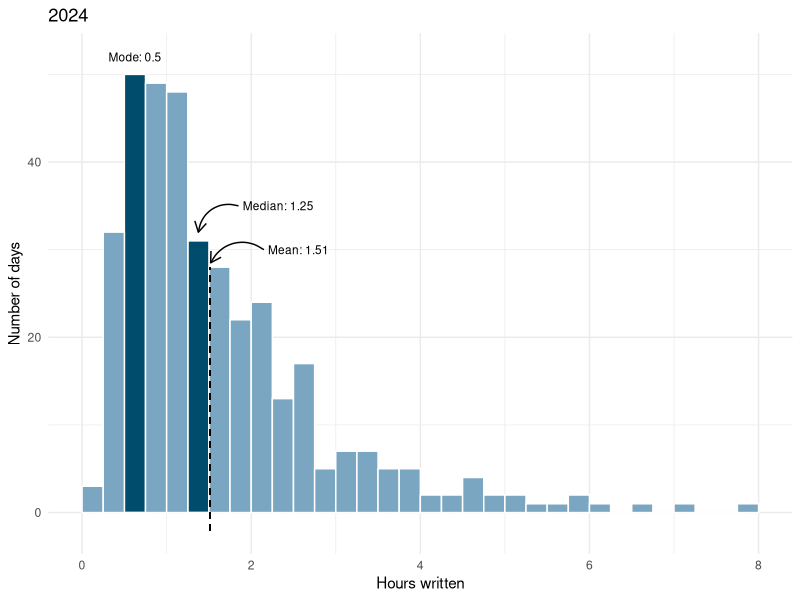
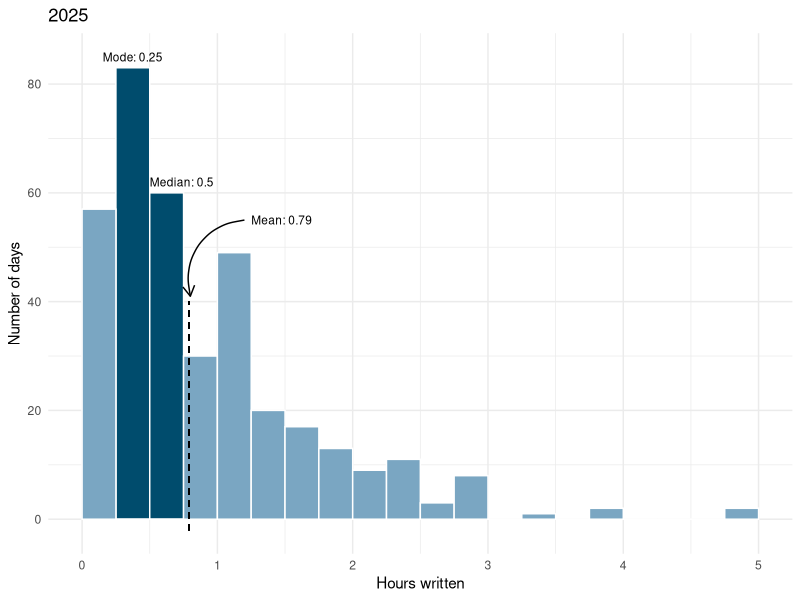

These charts were generated, in order, by the following R code:
## ---- chunk 1
knitr::opts_chunk$set(echo = TRUE)
install.packages("tidyverse")
library(tidyverse)

timesheet <- read.csv("core_writing_data.csv")
timesheet$date <- as.Date(timesheet$Day, format = "%m/%d/%Y")
timesheet_complete <- timesheet %>%
  filter(!is.na(date)) %>%
  complete(date = seq(min(date), max(date), by = "day"), fill = list(Hours = 0, Time = "N/A", Category = "N/A", Project = "N/A", Sub.Project = ""))

#5 color palette
#003f5c
#58508d
#bc5090
#ff6361
#ffa600
## ---- chunk 2
year_2024 <- timesheet_complete %>%
  filter(year(date) == 2024) %>%
  group_by(date) %>%
  summarise(sum_hours = sum(Hours))

year_2024$highlight <- ifelse((year_2024$sum_hours == 0.5 
                                | year_2024$sum_hours == 1.25),
                              "Highlighted", "Normal")

ggplot(year_2024, aes(x = sum_hours, fill=highlight)) +
  geom_histogram(
    binwidth = 0.25,
    boundary = 0,
    closed = "left",
    color = "#FFFFFF",
    show.legend = FALSE
    ) +
  scale_fill_manual(values = c("Highlighted" = "#004c6d", "Normal" = "#7AA6C2")) +
  theme_minimal() +
  labs(
    title = "2024",
    x = "Hours written",
    y = "Number of days"
  ) +
  annotate("text",
         x = 0.5 + .125, #center of bin
         y = 52,
         label = "Mode: 0.5",
         size = 3) +
  annotate("text",
         x = 1.9, 
         y = 35,
         label = "Median: 1.25",
         hjust = "left",
         size = 3) +
  annotate("curve",
           x = 1.9 - 0.05,
           y = 35,
           xend = 1.25 +.125,
           yend = 32,
           arrow = arrow(length = unit(0.3, "cm"))) +
  annotate("text",
         x = 2.2, 
         y = 30,
         label = "Mean: 1.51",
         hjust = "left",
         size = 3) +
  annotate("curve",
           x = 2.2 - 0.05,
           y = 30,
           xend = 1.52,
           yend = 28.5,
           arrow = arrow(length = unit(0.3, "cm"))) +
  geom_segment(
    aes(x=1.51, y=-2, xend=1.51, yend=28), 
    linewidth = 0.5,
    linetype = "dashed")
## ---- chunk 3

year_2025 <- timesheet_complete %>%
  filter(year(date) == 2025) %>%
  group_by(date) %>%
  summarise(sum_hours = sum(Hours))

year_2025$highlight <- ifelse((year_2025$sum_hours == 0.25 
                                | year_2025$sum_hours == 0.5),
                              "Highlighted", "Normal")

ggplot(year_2025, aes(x = sum_hours, fill=highlight)) +
  geom_histogram(
    binwidth = 0.25,
    boundary = 0,
    closed = "left",
    color = "#FFFFFF",
    show.legend = FALSE
    ) +
  scale_fill_manual(values = c("Highlighted" = "#004c6d", "Normal" = "#7AA6C2")) +
  theme_minimal() +
  labs(
    title = "2025",
    x = "Hours written",
    y = "Number of days"
  ) +
  annotate("text",
         x = 0.25 + .125, #center of bin
         y = 83 + 2,
         label = "Mode: 0.25",
         size = 3) +
  annotate("text",
         x = 0.5, 
         y = 62,
         label = "Median: 0.5",
         hjust = "left",
         size = 3) +
  annotate("text",
         x = 1.25, 
         y = 55,
         label = "Mean: 0.79",
         hjust = "left",
         size = 3) +
  annotate("curve",
          x = 1.25 - 0.05, 
          y = 55, 
          xend = 0.79 + .01,
          yend = 41,
          arrow = arrow(length = unit(0.3, "cm"))) +
  geom_segment(
    aes(x=0.79, y=-2, xend=0.79, yend=40), 
    linewidth=0.5,
    linetype = "dashed")
